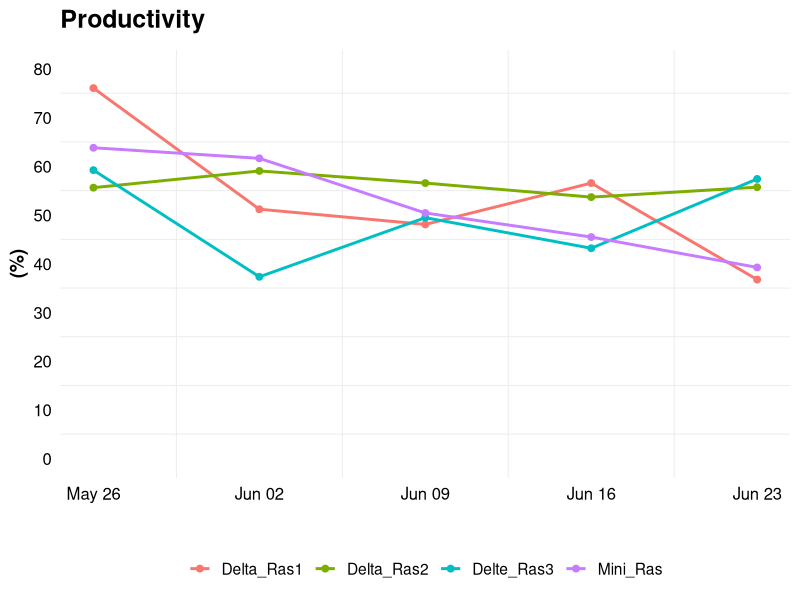
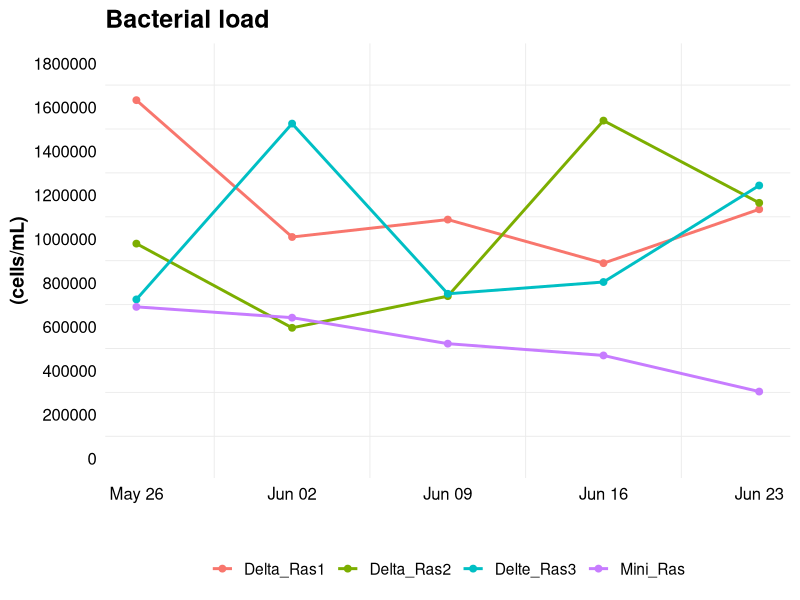
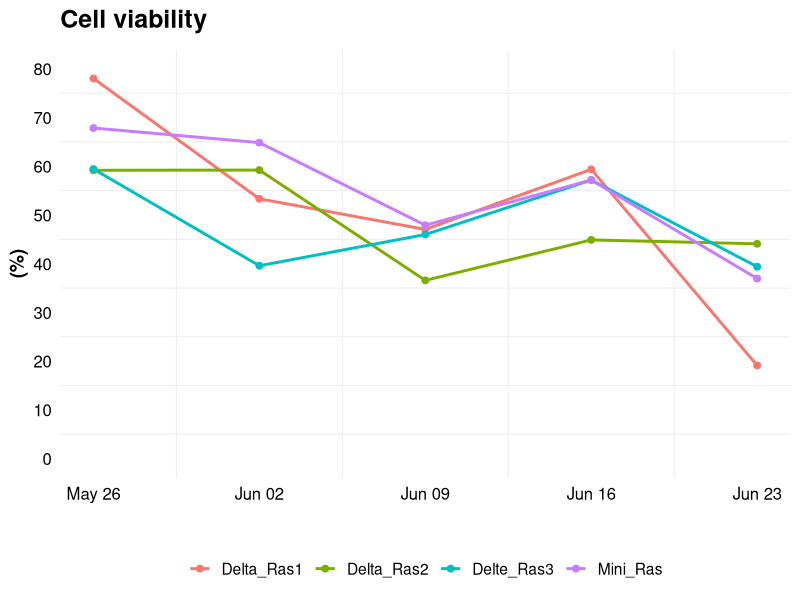
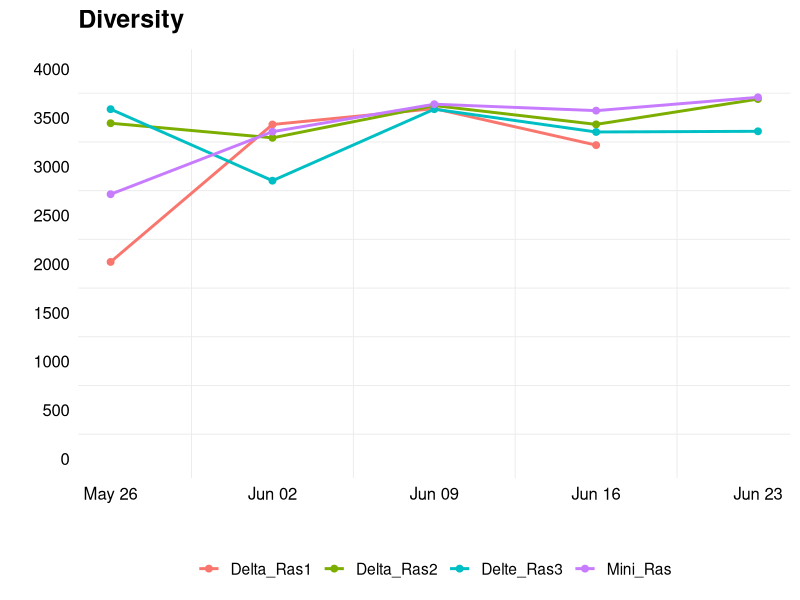
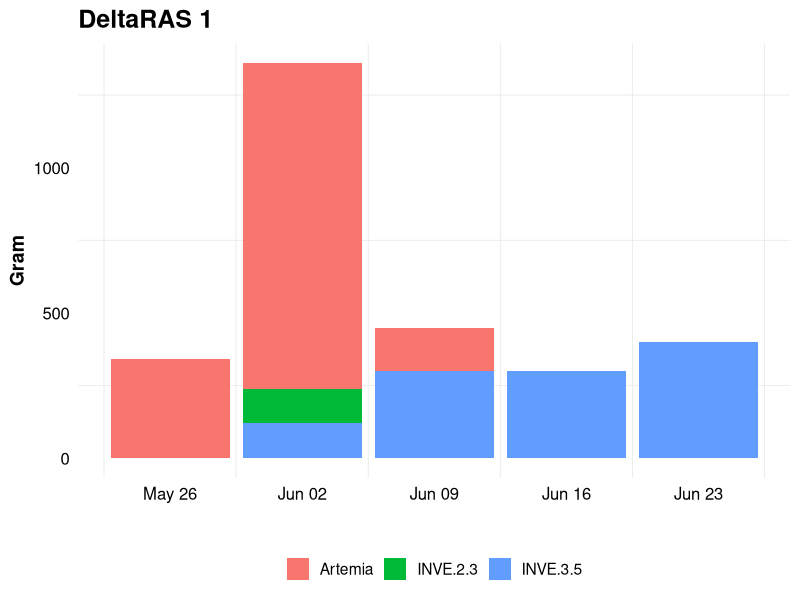
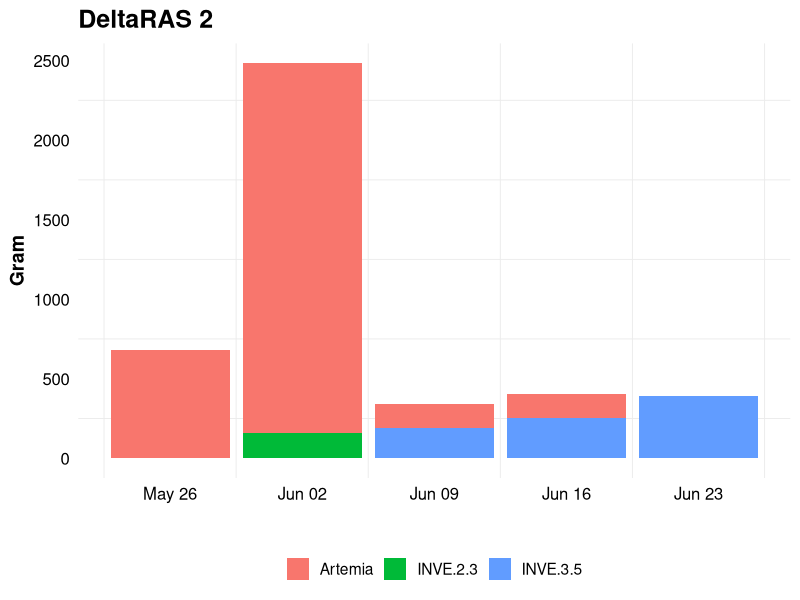
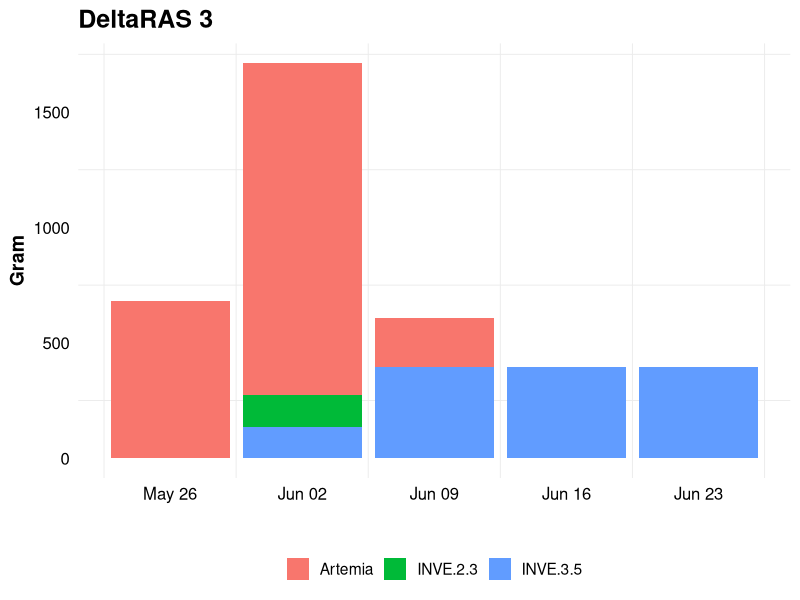
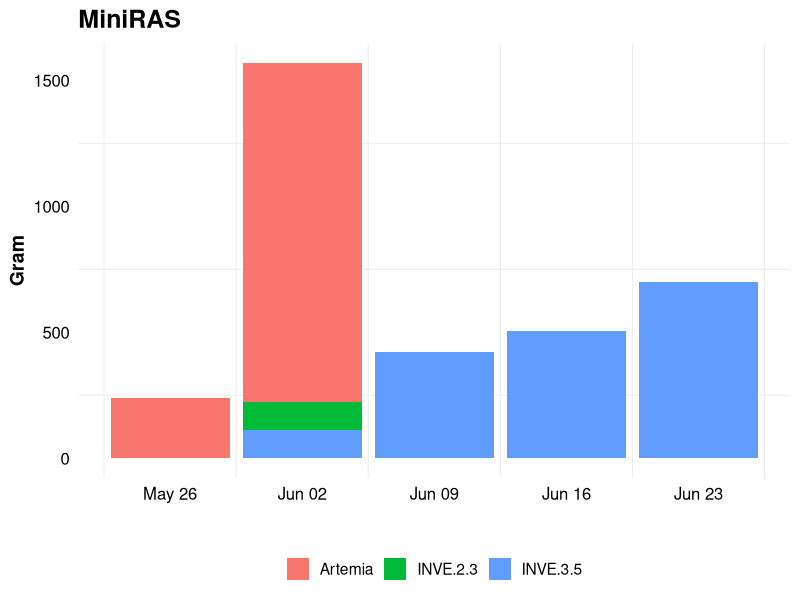

The R script that drew these images, in order:
## ---- chunk 1

library(ggplot2)
library(tidyr)

data_pro <- data.frame(
  Date = as.Date(c("2025-05-26",
                   "2025-06-02",
                   "2025-06-09",
                   "2025-06-16",
                   "2025-06-23")),

  Delta_Ras1 = c(76.05, 51.18, 48.06, 56.55, 36.75),
  Delta_Ras2 = c(55.61, 59.04, 56.55, 53.67, 55.71),
  Delte_Ras3 = c(59.21, 37.31, 49.45, 43.17, 57.4),
  Mini_Ras   = c(63.80, 61.63, 50.41, 45.47, 39.23)
)

data_pro <- pivot_longer(data_pro,
                          cols = -Date,
                          names_to = "System",
                          values_to = "Productivity")

ggplot(data_pro, aes(x = Date, y = Productivity, color = System)) +
  geom_line(linewidth = 1) +
  geom_point(size = 2) +
  labs(title = expression(bold("Productivity")),
       y = "(%)",
       x = "",
       color = NULL) +
  scale_y_continuous(limits = c(0, 80), breaks = seq(0, 80, 10)) +
  theme_minimal(base_size = 14) +
  theme(
    plot.title = element_text(face="bold", size=18),
    axis.text = element_text(color = "black", size = 12),
    axis.title = element_text(face="bold"),
    legend.position = "bottom",
    legend.title = element_text(face="bold"),
    panel.grid.major = element_blank()
  )

## ---- chunk 2

data_bac <- data.frame(
  Date = as.Date(c("2025-05-26",
                   "2025-06-02",
                   "2025-06-09",
                   "2025-06-16",
                   "2025-06-23")),

  Delta_Ras1 = c(1631253, 1007920, 1087307, 888693, 1134160),
  Delta_Ras2 = c(977787, 594213, 738453, 1538160, 1163533),
  Delte_Ras3 = c(723573, 1524507, 749253, 802853, 1242587),
  Mini_Ras   = c(689680, 640400, 522000, 468347, 303813)
)
data_bac <- pivot_longer(data_bac,
                         cols = -Date,
                         names_to = "System",
                         values_to = "Bacterial_load")

ggplot(data_bac, aes(x = Date, y = Bacterial_load, color = System)) +
  geom_line(linewidth = 1) +
  geom_point(size = 2) +
  labs(title = expression(bold("Bacterial load")),
       y = "(cells/mL)",
       x = "",
       color = NULL) +
  scale_y_continuous(limits = c(0, 1800000), breaks = seq(0, 1800000, 200000)) +
  theme_minimal(base_size = 14) +
  theme(
    plot.title = element_text(face="bold", size = 18),
    axis.text = element_text(color = "black", size = 12),
    axis.title = element_text(face="bold"),
    legend.position = "bottom",
    panel.grid.major = element_blank()
  )

## ---- chunk 3

data_cell <- data.frame(
  Date = as.Date(c("2025-05-26",
                   "2025-06-02",
                   "2025-06-09",
                   "2025-06-16",
                   "2025-06-23")),
  
  Delta_Ras1 = c(78.03, 53.32, 47.03, 59.37, 19.11),
  Delta_Ras2 = c(59.18, 59.22, 36.58, 44.88, 44.08),
  Delte_Ras3 = c(59.43, 39.58, 45.99, 57.17, 39.38),
  Mini_Ras   = c(67.85, 64.85, 47.90, 57.17, 36.95)
)

data_cell <- pivot_longer(data_cell,
                          cols = -Date,
                          names_to = "System",
                          values_to = "Cell_viability")

ggplot(data_cell, aes(x = Date, y = Cell_viability, color = System)) +
  geom_line(linewidth = 1) +
  geom_point(size = 2) +
  labs(title = expression(bold("Cell viability")),
       y = "(%)",
       x = "",
       color = NULL) +
  scale_y_continuous(limits = c(0, 80), breaks = seq(0, 80, 10)) +
  theme_minimal(base_size = 14) +
  theme(
    plot.title = element_text(face= "bold", size = 18),
    axis.text = element_text(color = "black", size = 12),
    axis.title = element_text(face="bold"),
    legend.position = "bottom",
    panel.grid.major = element_blank()
  )

## ---- chunk 4

data_div <- data.frame(
  Date = as.Date(c("2025-05-26",
                   "2025-06-02",
                   "2025-06-09",
                   "2025-06-16",
                   "2025-06-23")),

  Delta_Ras1 = c(2018, 3429, 3592, 3217, 4030),
  Delta_Ras2 = c(3442, 3292, 3623, 3430, 3690),
  Delte_Ras3 = c(3586, 2852, 3586, 3352, 3359),
  Mini_Ras   = c(2713, 3355, 3637, 3571, 3708)
)

data_div <- pivot_longer(data_div,
                         cols = -Date,
                         names_to = "System",
                         values_to = "Diversity")

ggplot(data_div, aes(x = Date, y = Diversity, color = System)) +
  geom_line(linewidth = 1) +
  geom_point(size = 2) +
  labs(title = expression(bold("Diversity")),
       y = "",
       x = "",
       color = NULL) +
  scale_y_continuous(limits = c(0, 4000), breaks = seq(0, 4000, 500)) +
  theme_minimal(base_size = 14) +
  theme(
    plot.title = element_text(face= "bold", size = 18),
    axis.text = element_text(color = "black", size = 12),
    axis.title = element_text(face="bold"),
    legend.position = "bottom",
    panel.grid.major = element_blank()
  )

## ---- chunk 5


data_feed <- data.frame(
  Date = as.Date(c("2025-05-26",
                   "2025-06-02",
                   "2025-06-09",
                   "2025-06-16",
                   "2025-06-23")),

  Artemia  = c(340.5, 1120, 150, 0, 0),
  `INVE 2/3` = c(0, 120, 0, 0, 0),
  `INVE 3/5` = c(0, 120, 300, 300, 400)
)

data_feed <- pivot_longer(data_feed,
                          cols = -Date,
                          names_to = "Feed",
                          values_to = "Gram")

ggplot(data_feed, aes(x = Date, y = Gram, fill = Feed)) +
  geom_bar(stat = "identity") +
  labs(title = expression(bold("DeltaRAS 1")),
       y = "Gram",
       x = "",
       fill = NULL) +
  theme_minimal(base_size = 14) +
  theme(
    plot.title = element_text(face="bold", size = 18),
    axis.text = element_text(color = "black", size = 12),
    axis.title = element_text(face = "bold"),
    legend.position = "bottom",
    panel.grid.major = element_blank()
  )

## ---- chunk 6

data_feed2 <- data.frame(
  Date = as.Date(c("2025-05-26",
                   "2025-06-02",
                   "2025-06-09",
                   "2025-06-16",
                   "2025-06-23")),

  Artemia    = c(681, 2328, 150, 150, 0),
  `INVE 2/3` = c(0, 156, 0, 0, 0),
  `INVE 3/5` = c(0, 0, 192, 252, 392)
)

data_feed2 <- pivot_longer(data_feed2,
                           cols = -Date,
                           names_to = "Feed",
                           values_to = "Gram")

ggplot(data_feed2, aes(x = Date, y = Gram, fill = Feed)) +
  geom_bar(stat = "identity") +
  labs(title = "DeltaRAS 2",
       y = "Gram",
       x = "",
       fill = NULL) +
  theme_minimal(base_size = 14) +
  theme(
    plot.title = element_text(size = 18, face = "bold"),
    axis.text = element_text(color = "black", size = 12),
    axis.title = element_text(face = "bold"),
    legend.position = "bottom",
    panel.grid.major = element_blank()
  )

## ---- chunk 7

data_feed3 <- data.frame(
  Date = as.Date(c("2025-05-26",
                   "2025-06-02",
                   "2025-06-09",
                   "2025-06-16",
                   "2025-06-23")),

  Artemia    = c(681, 1440, 210, 0, 0),
  `INVE 2/3` = c(0, 136, 0, 0, 0),
  `INVE 3/5` = c(0, 136, 396, 396, 396)
)

data_feed3 <- pivot_longer(data_feed3,
                           cols = -Date,
                           names_to = "Feed",
                           values_to = "Gram")

ggplot(data_feed3, aes(x = Date, y = Gram, fill = Feed)) +
  geom_bar(stat = "identity") +
  labs(title = "DeltaRAS 3",
       y = "Gram",
       x = "",
       fill = NULL) +
  theme_minimal(base_size = 14) +
  theme(
    plot.title = element_text(size = 18, face = "bold"),
    axis.text = element_text(color = "black", size = 12),
    axis.title = element_text(face = "bold"),
    legend.position = "bottom",
    panel.grid.major = element_blank()
  )

## ---- chunk 8

data_feed4 <- data.frame(
  Date = as.Date(c("2025-05-26",
                   "2025-06-02",
                   "2025-06-09",
                   "2025-06-16",
                   "2025-06-23")),

  Artemia    = c(237.3, 1344, 0, 0, 0),
  `INVE 2/3` = c(0, 112, 0, 0, 0),
  `INVE 3/5` = c(0, 112, 420, 504, 700)
)

data_feed4 <- pivot_longer(data_feed4,
                           cols = -Date,
                           names_to = "Feed",
                           values_to = "Gram")

ggplot(data_feed4, aes(x = Date, y = Gram, fill = Feed)) +
  geom_bar(stat = "identity") +
  labs(title = "MiniRAS",
       y = "Gram",
       x = "",
       fill = NULL) +
  theme_minimal(base_size = 14) +
  theme(
    plot.title = element_text(size = 18, face = "bold"),
    axis.text = element_text(color = "black", size = 12),
    axis.title = element_text(face = "bold"),
    legend.position = "bottom",
    panel.grid.major = element_blank()
  )

## ---- chunk 9

library(knitr)
library(kableExtra)

water_quality <- data.frame(
  Date = as.Date(c(
    "2025-05-26","2025-06-02","2025-06-09","2025-06-16","2025-06-23",
    "2025-05-26","2025-06-02","2025-06-09","2025-06-16","2025-06-23",
    "2025-05-26","2025-06-02","2025-06-09","2025-06-23",
    "2025-05-26","2025-06-02","2025-06-09","2025-06-16","2025-06-23"
  )),
  
  System = c(
    rep("DeltaRAS 1",5),
    rep("DeltaRAS 2",5),
    rep("DeltaRAS 3",4),
    rep("MiniRAS",5)
  ),
  
  Notes = c(
    "",
    "add 280g Acid citric",
    "Chlorine detected (due to Chlorinated mains water)",
    "add 180g NaHCO3 + 450g Na2CO3, exchange 10%",
    "",
    
    "",
    "Add 11kg NaCl",
    "Chlorine detected (due to Chlorinated mains water)",
    "",
    "",
    
    "",
    "add 280g Acid citric",
    "Chlorine detected (due to Chlorinated mains water)",
    "",
    
    "",
    "",
    "add oxygen with air pump",
    "add 52.8g NaHCO3 + 133g Na2CO3",
    ""
  ),
  
  DO_mgL = c(2.53,4.24,3.04,2.63,2.89,
             3.85,3.57,3.74,2.83,2.55,
             3.22,2.90,3.29,3.87,
             2.81,3.30,1.81,2.68,2.10),
  
  pH = c(7.8,8.0,7.4,7.2,7.8,
         8.0,7.6,7.6,6.6,7.8,
         8.0,7.2,7.6,8.5,
         8.1,7.6,7.0,6.6,6.3),
  
  Temperature = c(28.5,28.4,28.1,28.6,27.8,
                  28.4,28.8,28.1,29.0,27.9,
                  28.5,29.2,28.3,28.1,
                  28.7,28.6,28.0,29.3,27.9),
  
  TAN = c(0.0,5.0,0.5,1.0,0.5,
          0.0,0.5,0.5,1.0,0.6,
          0.0,-4.0,0.5,0.3,
          0.0,0.5,0.5,0.5,2.0),
  
  NH3 = c(0.00000,0.35000,0.00925,0.01180,0.02120,
          0.00000,0.01455,0.01455,0.00300,0.02332,
          0.00000,-0.05000,0.01455,0.05760,
          0.00000,0.01455,0.00350,0.00160,0.00280),
  
  NO2 = c(0,5,5,5,7,
          2,5,8,5,7,
          1,5,3,0,
          0,0.5,0.5,0.5,0),
  
  NO3 = c(0,50,100,100,100,
          50,100,100,100,100,
          0,150,100,20,
          0,25,25,50,100)
)

kable(water_quality,
      align = "c") %>%
  kable_styling(
    full_width = TRUE,
    position = "left",
    bootstrap_options = c("striped", "condensed", "responsive")
  ) %>%
  row_spec(0, background = "black", color = "white") %>%
  column_spec(1, width = "110px", extra_css = "white-space: nowrap;") %>%
  column_spec(2, width = "110px", extra_css = "white-space: nowrap;")

## ---- chunk 10

data_compare <- data.frame(
  System = c("Delta", "Mini"),
  Average_Weight = c(0.264, 0.32),
  SGR = c(17.44, 18.00)
)
ggplot(data_compare, aes(x = System)) +
  # Average Weight
  geom_col(aes(y = Average_Weight, fill = "Average Weight"),
           width = 0.5) +
  # SGR (map scale)
  geom_col(aes(y = (SGR - 17.1) * 0.10 + 0.23,
               fill = "SGR"),
           width = 0.5,
           alpha = 0.8) + 
  scale_y_continuous(
    name = "Gram",
    breaks = seq(0.23, 0.33, 0.01),
    sec.axis = sec_axis(
      trans = ~ (.-0.23)/0.10 + 17.1,
      name = "SGR (%)",
      breaks = seq(17.1, 18.1, 0.1)
    )
  ) +
  coord_cartesian(ylim = c(0.23, 0.33)) +
  scale_fill_manual(values = c("Average Weight" = "#f5a",
                               "SGR" = "#f5a000")) +
  labs(title = "", x = "") +
  theme_minimal(base_size = 14) +
  theme(
    plot.title = element_text(size = 22, face = "bold"),
    legend.position = "bottom",
    legend.title = element_blank(),
    panel.grid.major.x = element_blank()
  )
